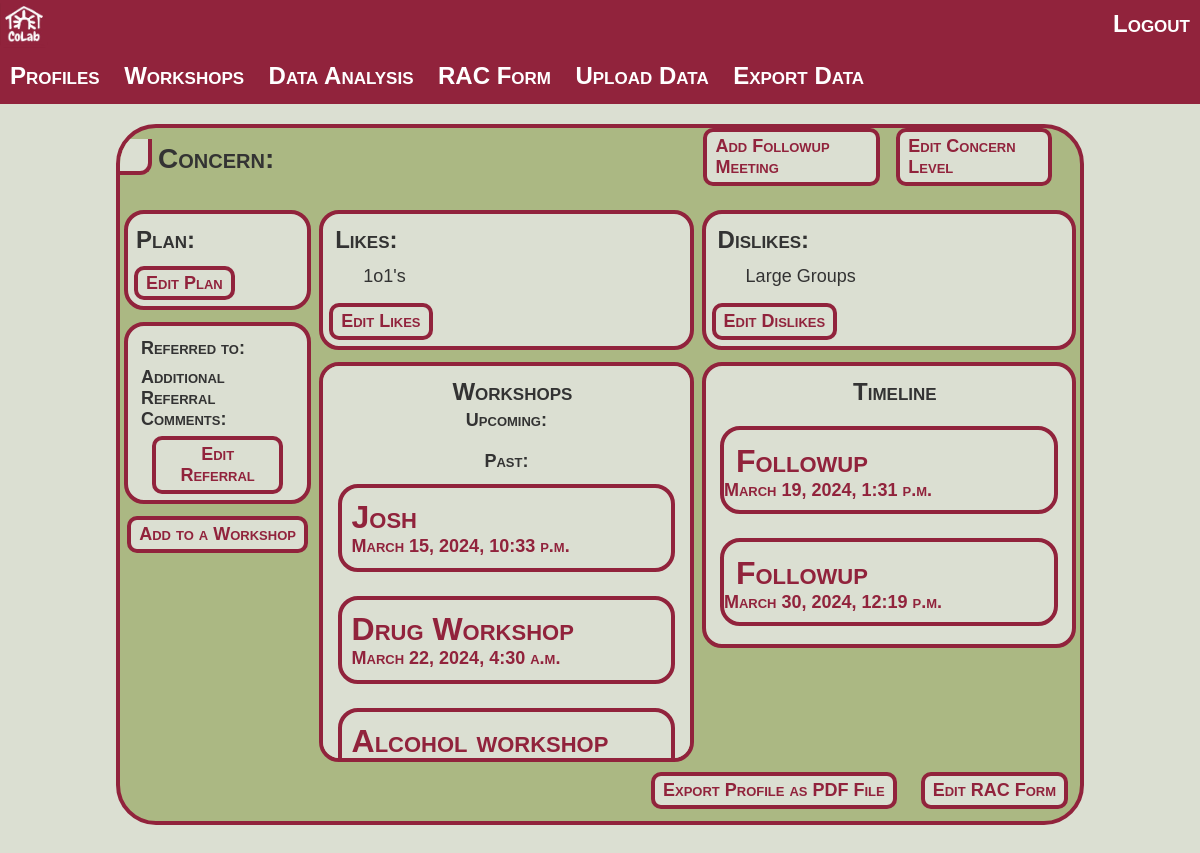
Screenshot of /profile/385/ (signed in) with the database file from the repository.
### base/models.py (models this page shows, shortened)
class Workshop(models.Model):
    name = models.CharField(max_length=50)
    created = models.DateTimeField(auto_now_add=True)
    date = models.DateTimeField()
    participants = models.ManyToManyField(Profile)

class Profile(models.Model):
    updated = models.DateTimeField(auto_now=True)
    created = models.DateTimeField(auto_now_add=True)
    RACdate = models.DateField(null=True,blank=True)
    cr_name = encrypt(models.CharField(max_length=50,null=True,blank=True))
    cr_contact = encrypt(models.CharField(max_length=100,null=True,blank=True))
    cr_org = encrypt(models.CharField(max_length=100,null=True,blank=True))
    cr_team = encrypt(models.CharField(max_length=50,null=True,blank=True))
    cr_risk = encrypt(models.CharField(max_length=500,null=True,blank=True))
    person_name = encrypt(models.CharField(max_length=100))
    person_contact = encrypt(models.CharField(max_length=100,null=True,blank=True))
    gp_surgery = encrypt(models.CharField(max_length=100,null=True,blank=True))
    nhs_number = encrypt(models.CharField(max_length=100,null=True,blank=True))
    address = encrypt(models.CharField(max_length=100,null=True,blank=True))
    walk_in = models.BooleanField(null=True,blank=True)
    email = encrypt(models.EmailField(max_length=100,null=True,blank=True))
    dob = encrypt(models.CharField(max_length=100, null=True,blank=True))
    gender = encrypt(models.CharField(max_length=1,null=True,blank=True))
    concern_description = encrypt(models.CharField(max_length=500,null=True,blank=True))
    is_homeless = models.BooleanField(default=False)
    is_alcoholic = models.BooleanField(default=False)
    using_drugs = models.BooleanField(default=False)
    taking_medication = models.BooleanField(default=False)
    consent_to_share = models.BooleanField()
    signature = encrypt(models.CharField(max_length=100,null=True,blank=True))
    signature_date = encrypt(models.CharField(max_length=100,null=True,blank=True))
    referredTo = encrypt(models.CharField(max_length=100,choices=reffer_choices,null=True,blank=True))
    referredToMore = encrypt(models.CharField(max_length=200,null=True,blank=True))
    support_needed = encrypt(models.CharField(max_length=500, null=True, blank=True))
    support_accessed = encrypt(models.CharField(max_length=500, null=True, blank=True))
    initialDecision = encrypt(models.CharField(max_length=500, null=True, blank=True))
    personal_plan = encrypt(models.CharField(max_length=500, null=True, blank=True))
    likes = MultiSelectField(choices = like_choices,max_choices=5, max_length=200,blank=True)
    dislikes = MultiSelectField(choices = dislike_choices,max_choices=5, max_length=200,blank=True)
    concern_level = models.CharField(max_length=20,null=True,blank=True,choices=concern_levels)

class FollowUp(models.Model):
    date = models.DateTimeField()
    comments = models.TextField()
    profile = models.ForeignKey(Profile, on_delete=models.CASCADE)
    @property
    def follow(self):
        return True

### base/views.py (the view)
# urls.py: path('profile/<str:pk>/',views.profile,name="profile"),
@login_required(login_url='/login')
def profile(request,pk):
    now = datetime.datetime.now()
    profile = Profile.objects.get(id=pk)
    followups = FollowUp.objects.all().order_by('date').filter(profile=profile)
    pastWorkshops = Workshop.objects.all().order_by('date').filter(date__lt = now,participants=profile)
    futureWorkshops = Workshop.objects.all().order_by('date').filter(date__gt = now,participants=profile)
    timeline = sorted(
        chain(followups, futureWorkshops),
        key=attrgetter('date')
)
    context = {'profile':profile,'followups':followups,'pastworkshops':pastWorkshops,'futureworkshops':futureWorkshops,'timeline':timeline}
    return render(request,'base/profile.html',context)

### base/templates/base/profile.html (shortened to what this page needs)
{% extends 'main.html' %}
{% load static %}
{% block additional_css %}
    <link rel="stylesheet" href="{% static '/css/profile.css' %}">
{% endblock %}
{% block content %}
<div class="pseudo-container">
    <div class="container">
        <div class="top-box">
            <div class="top-left">
                <div class="profile-info">
                    <div class="name">
                    </div>
                    <div class="small-info">
                    </div>
                </div>
                <div class="concern">
                    <div class="concern-desc">
                        Concern: {{profile.concern_description}}
                    </div>
                </div>
            </div>
            <div class="top-right-btns">
                <a href="{% url 'add-followup' profile.id %}" class="followup btn">
                    Add Followup Meeting
                </a>
                <br>
                <a href = "{% url 'concernLevel' profile.id %}" class="edit-concern btn">
                    Edit Concern Level
                </a>
            </div>
        </div>
        <div class="main-body">
            <div class="left-col">
                <div class="plan txt-bubble">
                    <div class="plan-left">
                        <h2>Plan: </h2>
                        <a href="{% url 'personalPlan' pk=profile.id %}" class="edit-plan btn">
                            Edit Plan
                        </a>
                    </div>
                </div>
                <div class="left-btns txt-bubble">
                    <div class="referred-to left">
                        <span class="title">Referred to:</span> {{profile.referredTo}}
                    </div>
                    <div class="added-comments left">
                        <span class="title">Additional Referral Comments:</span> {{profile.referredToMore}}
                    </div>
                    <a href="{% url 'add-referral' profile.id %}" class="edit-referral left btn">
                        Edit Referral
                    </a>
                </div>
                <a href="{% url 'addProfileWorkshop' profile.id %}" class="btn">
                    Add to a Workshop
                </a>
            </div>
            <div class="mid-col">
                <div class="likes txt-bubble">
                    <h2>Likes:</h2>
                    <ul>
                        {% for like in profile.likes %}
                            <li>{{ like }}{% if loop.last %},{% endif %}</li>
                        {% endfor %}
                    </ul>
                    <a href = "{% url 'likes-dislikes' profile.id %}" class="edit-likes-dislikes btn">Edit Likes</a>
                </div>
                <div class="workshops txt-bubble">
                    <h2>Workshops </h2>
                    <h3>Upcoming:</h3>
                    <div class="workshop-list">
                        <h3>Past:</h3>
                        {% for workshop in pastworkshops %}
                            <a href="{% url 'workshop' pk=workshop.id %}" class="workshop">
                                <div class="workshop-info">
                                    <div class="name">{{ workshop.name }}</div>
                                    <div class="date">{{ workshop.date }}</div>
                                </div>
                            </a>
                        {% endfor %}
                    </div>
                </div>
            </div>
            <div class="right-col">
                <div class="dislikes txt-bubble">
                    <h2>Dislikes:</h2>
                    <ul>
                        {% for dislikes in profile.dislikes %}
                        <li>{{ dislikes }}</li>
                        {% endfor %}
                    </ul>
                    <a href = "{% url 'likes-dislikes' profile.id %}" class="edit-likes-dislikes btn">Edit Dislikes</a>
                </div>
                <div class="timeline txt-bubble">
                    <h2> Timeline </h2>
                    <div class="event-list">
                        {% for event in timeline %}
                            {% if event.follow %}
                                <div class="followup-box">
                                    <div class="event-info">
                                        <div class="name">Followup</div>
                                        <div class="date">{{ event.date }}</div>
                                    </div>
                                </div>
                            {% endif %}
                        {% endfor %}
                        </div>
                </div>
            </div>
        </div>
        <a href = "{% url 'edit-profile' profile.id %}" class="edit-profile btn">
            Edit RAC Form
        </a>
        <a href = "{% url 'pdf-output' profile.id %}" class="edit-profile btn">
            Export Profile as PDF File
        </a>
    </div>
</div>
{% endblock %}

### templates/main.html (shortened to what this page needs)
{% load static %}
<!DOCTYPE html>
<html lang="en">
<head>
    <link rel="stylesheet" href="{% static '/css/main.css' %}">
    {% block additional_css %}{% endblock %}
</head>
<body>
    {% include 'navbar.html' %}
    <div id="content">
        {% block content %}{% endblock %}
    </div>
</body>
</html>

### templates/navbar.html (shortened to what this page needs)
{% load static %}
<!DOCTYPE html>
<html lang="en">
<head>
    <link rel="stylesheet" href="{% static '/css/navbar.css' %}">
</head>
<body>
    <div id="full-nav">
    {%if page != 'login'%}
        {% if request.user.is_authenticated %}
            <div id="top-bar">
                <a href="/" >
                    <img src="{% static '/images/colab_logo.jpg' %}" width="48px" alt="logo" id="logo" class="nav">
                </a>
                <a href = "{% url 'logout' %}" id="logout" class="nav">Logout</a>
            </div>
            <div id="nav-bar">
                <a href = "/" id="home" class="nav"> Profiles</a>
                <a href = "{% url 'workshops' %}" id="workshops" class="nav"> Workshops</a>
                <a href = "{% url 'data-analysis' %}" id="data-analysis" class="nav"> Data Analysis</a>
                <a href = "{% url 'rac' %}" id="rac" class="nav"> RAC Form</a>
                <a href = "{% url 'upload' %}" id="upload" class="nav"> Upload Data</a>
                <a href = "{% url 'data-output' %}" id="upload" class="nav"> Export Data</a>
            </div>
        {% else %}
            <a href = "{% url 'login' %}" class="nav">Login</a>
        {% endif %}
    {% endif %}
    </div>
</body>
</html>

### base/static/css/main.css (style rules this page uses)
body { font-family: 'Arial', sans-serif; background-color: #DBDFD2; color: #333; margin: 0; padding: 0; box-sizing: border-box; }

### base/static/css/navbar.css (style rules this page uses)
a { text-decoration: none; }
a.nav { font-family: Arial, Helvetica, sans-serif; font-size: 24px; color: #fff; font-weight: 700; text-decoration: none solid rgb(68, 68, 68); font-variant: small-caps; background-color: #91233C; border-bottom: #91233C 4px solid; padding: 10px; transition: background-color 0.2s ease-in-out, border-color 0.2s ease-in-out; display: inline-block; }
a#logout { float: right; }
div#full-nav { background-color: #91233C; }

### rows the page displays
Workshop: name "Josh", date "March 15, 2024, 10:33 p.m."
Workshop: name "Drug Workshop", date "March 22, 2024, 4:30 a.m."
Workshop: name "Alcohol workshop"
Profile: dislikes "Large Groups"
FollowUp: date "March 19, 2024, 1:31 p.m."
FollowUp: date "March 30, 2024, 12:19 p.m."

### other values shown
{{ like }} "1o1's"
